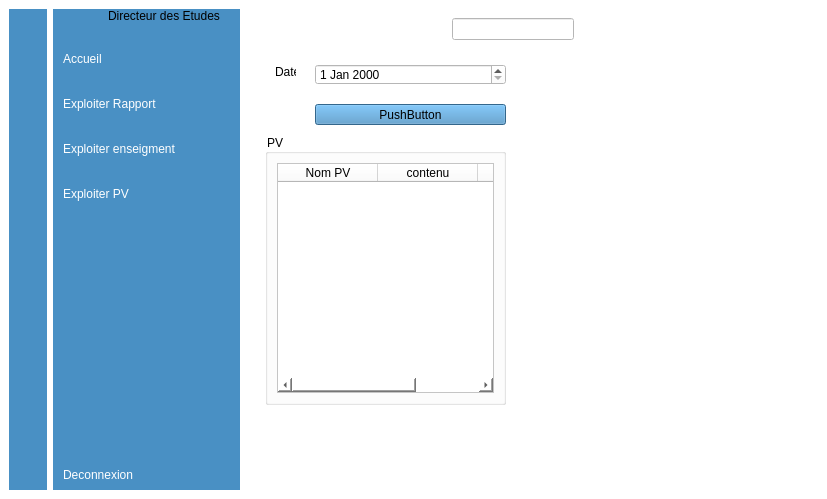
<?xml version="1.0" encoding="UTF-8"?>
<ui version="4.0">
 <class>Form</class>
 <widget class="QWidget" name="Form">
  <property name="geometry">
   <rect>
    <x>0</x>
    <y>0</y>
    <width>827</width>
    <height>499</height>
   </rect>
  </property>
  <property name="windowTitle">
   <string>Form</string>
  </property>
  <property name="styleSheet">
   <string notr="true">background-color: rgb(255, 255, 255);</string>
  </property>
  <widget class="QWidget" name="icon_only_widget" native="true">
   <property name="geometry">
    <rect>
     <x>9</x>
     <y>9</y>
     <width>38</width>
     <height>481</height>
    </rect>
   </property>
   <property name="maximumSize">
    <size>
     <width>60</width>
     <height>16777215</height>
    </size>
   </property>
   <property name="styleSheet">
    <string notr="true">QWidget{
	background-color: rgb(73, 144, 196);
}

QPushButton{
	color:white;
	height: 30px;
	border:none;
	border-radius:10px;
}

QPushButton:checked{
	background-color: #F5FAFE;
	color: #1F95EF;
	font-weight:bold;
}</string>
   </property>
   <layout class="QVBoxLayout" name="verticalLayout_3">
    <property name="spacing">
     <number>15</number>
    </property>
    <property name="leftMargin">
     <number>0</number>
    </property>
    <property name="topMargin">
     <number>0</number>
    </property>
    <property name="rightMargin">
     <number>0</number>
    </property>
    <item>
     <layout class="QVBoxLayout" name="verticalLayout_2">
      <property name="spacing">
       <number>15</number>
      </property>
      <property name="topMargin">
       <number>15</number>
      </property>
      <item>
       <widget class="QPushButton" name="Accueil_1">
        <property name="styleSheet">
         <string notr="true">QPushButton:checked{
	background-color: #F5FAFE;
	color: #1F95EF;
	font-weight:bold;
}</string>
        </property>
        <property name="text">
         <string/>
        </property>
        <property name="icon">
         <iconset>
          <normaloff>../../../EduOps-BackOffice-dev-main/images/page-accueil.png</normaloff>../../../EduOps-BackOffice-dev-main/images/page-accueil.png</iconset>
        </property>
        <property name="checkable">
         <bool>true</bool>
        </property>
        <property name="autoExclusive">
         <bool>true</bool>
        </property>
       </widget>
      </item>
      <item>
       <widget class="QPushButton" name="ExploiterEnseigne_1">
        <property name="styleSheet">
         <string notr="true">text-align:center;</string>
        </property>
        <property name="text">
         <string/>
        </property>
        <property name="icon">
         <iconset>
          <normaloff>../../../EduOps-BackOffice-dev-main/images/cahier-de-texte.png</normaloff>../../../EduOps-BackOffice-dev-main/images/cahier-de-texte.png</iconset>
        </property>
        <property name="checkable">
         <bool>true</bool>
        </property>
        <property name="autoExclusive">
         <bool>true</bool>
        </property>
       </widget>
      </item>
      <item>
       <widget class="QPushButton" name="ExploiterPV_1">
        <property name="styleSheet">
         <string notr="true">text-align:center;
</string>
        </property>
        <property name="text">
         <string/>
        </property>
        <property name="icon">
         <iconset>
          <normaloff>../../../EduOps-BackOffice-dev-main/images/enseignement.png</normaloff>../../../EduOps-BackOffice-dev-main/images/enseignement.png</iconset>
        </property>
        <property name="checkable">
         <bool>true</bool>
        </property>
        <property name="autoExclusive">
         <bool>true</bool>
        </property>
       </widget>
      </item>
      <item>
       <widget class="QPushButton" name="ExploiterRapport_1">
        <property name="styleSheet">
         <string notr="true">text-align:center;</string>
        </property>
        <property name="text">
         <string/>
        </property>
        <property name="icon">
         <iconset>
          <normaloff>../../../SGBD_PROJET/Images/verifier.png</normaloff>../../../SGBD_PROJET/Images/verifier.png</iconset>
        </property>
        <property name="checkable">
         <bool>true</bool>
        </property>
        <property name="autoExclusive">
         <bool>true</bool>
        </property>
       </widget>
      </item>
     </layout>
    </item>
    <item>
     <spacer name="verticalSpacer">
      <property name="orientation">
       <enum>Qt::Vertical</enum>
      </property>
      <property name="sizeHint" stdset="0">
       <size>
        <width>38</width>
        <height>68</height>
       </size>
      </property>
     </spacer>
    </item>
    <item>
     <widget class="QPushButton" name="pushButton_9">
      <property name="styleSheet">
       <string notr="true">text-align:center;
</string>
      </property>
      <property name="text">
       <string/>
      </property>
      <property name="icon">
       <iconset>
        <normaloff>../../../SGBD_PROJET/Images/sortir.png</normaloff>../../../SGBD_PROJET/Images/sortir.png</iconset>
      </property>
      <property name="checkable">
       <bool>true</bool>
      </property>
     </widget>
    </item>
   </layout>
  </widget>
  <widget class="QWidget" name="icon_name_widget" native="true">
   <property name="geometry">
    <rect>
     <x>53</x>
     <y>9</y>
     <width>187</width>
     <height>481</height>
    </rect>
   </property>
   <property name="maximumSize">
    <size>
     <width>200</width>
     <height>16777215</height>
    </size>
   </property>
   <property name="styleSheet">
    <string notr="true">QWidget{
	background-color: rgb(73, 144, 196);
}

QPushButton{
	text-align:left;
	color: white;
	height: 30px;
	border:none;
	font-family: &quot;Comic Sans MS&quot;, cursive, sans-serif; 
	font-size: 12px; 
    padding-left:10px;
	border-top-left-radius:10px;
	border-bottom-left-radius:10px;
}

QPushButton:checked{
	background-color: #F5FAFE;
	color: #1F95EF;
	font-weight:bold;
}</string>
   </property>
   <layout class="QVBoxLayout" name="verticalLayout_4">
    <property name="rightMargin">
     <number>0</number>
    </property>
    <item>
     <layout class="QHBoxLayout" name="horizontalLayout_3">
      <property name="rightMargin">
       <number>20</number>
      </property>
      <item>
       <widget class="QLabel" name="label_2">
        <property name="styleSheet">
         <string notr="true">image: url(:/logo pers.jpeg);</string>
        </property>
        <property name="text">
         <string/>
        </property>
       </widget>
      </item>
      <item>
       <widget class="QLabel" name="label_3">
        <property name="text">
         <string>Directeur des Etudes</string>
        </property>
       </widget>
      </item>
     </layout>
    </item>
    <item>
     <layout class="QVBoxLayout" name="verticalLayout">
      <property name="spacing">
       <number>15</number>
      </property>
      <property name="topMargin">
       <number>15</number>
      </property>
      <item>
       <widget class="QPushButton" name="Accueil_2">
        <property name="text">
         <string>Accueil</string>
        </property>
        <property name="icon">
         <iconset>
          <normaloff>../../../EduOps-BackOffice-dev-main/images/page-accueil.png</normaloff>../../../EduOps-BackOffice-dev-main/images/page-accueil.png</iconset>
        </property>
        <property name="checkable">
         <bool>true</bool>
        </property>
        <property name="autoExclusive">
         <bool>true</bool>
        </property>
       </widget>
      </item>
      <item>
       <widget class="QPushButton" name="ExploiterEnseigne_2">
        <property name="text">
         <string>Exploiter Rapport </string>
        </property>
        <property name="icon">
         <iconset>
          <normaloff>../../../EduOps-BackOffice-dev-main/images/cahier-de-texte.png</normaloff>../../../EduOps-BackOffice-dev-main/images/cahier-de-texte.png</iconset>
        </property>
        <property name="checkable">
         <bool>true</bool>
        </property>
        <property name="autoExclusive">
         <bool>true</bool>
        </property>
       </widget>
      </item>
      <item>
       <widget class="QPushButton" name="ExploiterPV_2">
        <property name="text">
         <string>Exploiter enseigment</string>
        </property>
        <property name="icon">
         <iconset>
          <normaloff>../../../SGBD_PROJET/Images/enseignement.png</normaloff>../../../SGBD_PROJET/Images/enseignement.png</iconset>
        </property>
        <property name="checkable">
         <bool>true</bool>
        </property>
        <property name="autoExclusive">
         <bool>true</bool>
        </property>
       </widget>
      </item>
      <item>
       <widget class="QPushButton" name="ExploiterRapport_2">
        <property name="text">
         <string>Exploiter PV</string>
        </property>
        <property name="icon">
         <iconset>
          <normaloff>../../../SGBD_PROJET/Images/verifier.png</normaloff>../../../SGBD_PROJET/Images/verifier.png</iconset>
        </property>
        <property name="checkable">
         <bool>true</bool>
        </property>
        <property name="autoExclusive">
         <bool>true</bool>
        </property>
       </widget>
      </item>
     </layout>
    </item>
    <item>
     <spacer name="verticalSpacer_2">
      <property name="orientation">
       <enum>Qt::Vertical</enum>
      </property>
      <property name="sizeHint" stdset="0">
       <size>
        <width>18</width>
        <height>6</height>
       </size>
      </property>
     </spacer>
    </item>
    <item>
     <widget class="QPushButton" name="pushButton_25">
      <property name="text">
       <string>Deconnexion</string>
      </property>
      <property name="icon">
       <iconset>
        <normaloff>../../../SGBD_PROJET/Images/sortir.png</normaloff>../../../SGBD_PROJET/Images/sortir.png</iconset>
      </property>
      <property name="checkable">
       <bool>true</bool>
      </property>
     </widget>
    </item>
   </layout>
  </widget>
  <widget class="QWidget" name="main_menu" native="true">
   <property name="geometry">
    <rect>
     <x>246</x>
     <y>9</y>
     <width>572</width>
     <height>481</height>
    </rect>
   </property>
   <layout class="QVBoxLayout" name="verticalLayout_5">
    <item>
     <widget class="QWidget" name="header" native="true">
      <property name="maximumSize">
       <size>
        <width>16777215</width>
        <height>16777215</height>
       </size>
      </property>
      <layout class="QHBoxLayout" name="horizontalLayout_5">
       <item>
        <widget class="QPushButton" name="menu">
         <property name="styleSheet">
          <string notr="true">border: none;
</string>
         </property>
         <property name="text">
          <string/>
         </property>
         <property name="icon">
          <iconset>
           <normaloff>../../../EduOps-BackOffice-dev-main/images/barre-de-menu.png</normaloff>../../../EduOps-BackOffice-dev-main/images/barre-de-menu.png</iconset>
         </property>
         <property name="iconSize">
          <size>
           <width>30</width>
           <height>30</height>
          </size>
         </property>
         <property name="checkable">
          <bool>true</bool>
         </property>
        </widget>
       </item>
       <item>
        <spacer name="horizontalSpacer">
         <property name="orientation">
          <enum>Qt::Horizontal</enum>
         </property>
         <property name="sizeHint" stdset="0">
          <size>
           <width>138</width>
           <height>20</height>
          </size>
         </property>
        </spacer>
       </item>
       <item>
        <layout class="QHBoxLayout" name="horizontalLayout_4">
         <item>
          <widget class="QLineEdit" name="lineEdit"/>
         </item>
         <item>
          <widget class="QPushButton" name="pushButton_29">
           <property name="styleSheet">
            <string notr="true">	border:none;

</string>
           </property>
           <property name="text">
            <string/>
           </property>
           <property name="icon">
            <iconset>
             <normaloff>Images/loupe.png</normaloff>Images/loupe.png</iconset>
           </property>
           <property name="iconSize">
            <size>
             <width>20</width>
             <height>20</height>
            </size>
           </property>
          </widget>
         </item>
        </layout>
       </item>
       <item>
        <spacer name="horizontalSpacer_2">
         <property name="orientation">
          <enum>Qt::Horizontal</enum>
         </property>
         <property name="sizeHint" stdset="0">
          <size>
           <width>137</width>
           <height>20</height>
          </size>
         </property>
        </spacer>
       </item>
       <item>
        <widget class="QPushButton" name="pushButton_30">
         <property name="styleSheet">
          <string notr="true">border: none;

</string>
         </property>
         <property name="text">
          <string/>
         </property>
         <property name="icon">
          <iconset>
           <normaloff>../../../EduOps-BackOffice-dev-main/images/profil.png</normaloff>../../../EduOps-BackOffice-dev-main/images/profil.png</iconset>
         </property>
         <property name="iconSize">
          <size>
           <width>30</width>
           <height>20</height>
          </size>
         </property>
        </widget>
       </item>
      </layout>
     </widget>
    </item>
    <item>
     <widget class="QStackedWidget" name="stackedWidget">
      <property name="styleSheet">
       <string notr="true">background-color: rgb(255, 255, 255);</string>
      </property>
      <property name="currentIndex">
       <number>2</number>
      </property>
      <widget class="QWidget" name="Accueil">
       <widget class="QLabel" name="label_4">
        <property name="geometry">
         <rect>
          <x>30</x>
          <y>20</y>
          <width>361</width>
          <height>41</height>
         </rect>
        </property>
        <property name="font">
         <font>
          <family>MS Gothic</family>
          <pointsize>20</pointsize>
          <italic>true</italic>
          <bold>true</bold>
         </font>
        </property>
        <property name="text">
         <string>Bienvenue dans la page d accueil</string>
        </property>
       </widget>
      </widget>
      <widget class="QWidget" name="ExploiterRapport">
       <widget class="QWidget" name="widget" native="true">
        <property name="geometry">
         <rect>
          <x>10</x>
          <y>-30</y>
          <width>471</width>
          <height>411</height>
         </rect>
        </property>
        <widget class="QPushButton" name="pushButton">
         <property name="geometry">
          <rect>
           <x>20</x>
           <y>90</y>
           <width>351</width>
           <height>20</height>
          </rect>
         </property>
         <property name="styleSheet">
          <string notr="true">background-color: rgb(73, 144, 196);

</string>
         </property>
         <property name="text">
          <string>Valider</string>
         </property>
        </widget>
        <widget class="QGroupBox" name="groupBox">
         <property name="geometry">
          <rect>
           <x>30</x>
           <y>110</y>
           <width>241</width>
           <height>261</height>
          </rect>
         </property>
         <property name="title">
          <string>Rapport</string>
         </property>
         <layout class="QGridLayout" name="gridLayout">
          <item row="0" column="0">
           <widget class="QTableWidget" name="tableWidget">
            <column>
             <property name="text">
              <string>Nom Rapport</string>
             </property>
            </column>
            <column>
             <property name="text">
              <string>Date Rapport</string>
             </property>
            </column>
            <column>
             <property name="text">
              <string>Contenu</string>
             </property>
            </column>
           </widget>
          </item>
         </layout>
        </widget>
        <widget class="QWidget" name="layoutWidget">
         <property name="geometry">
          <rect>
           <x>20</x>
           <y>30</y>
           <width>291</width>
           <height>31</height>
          </rect>
         </property>
         <layout class="QHBoxLayout" name="horizontalLayout_2">
          <item>
           <widget class="QLabel" name="label_7">
            <property name="text">
             <string> la date du rapport</string>
            </property>
           </widget>
          </item>
          <item>
           <widget class="QDateEdit" name="dateEdit">
            <property name="styleSheet">
             <string notr="true">QDateEdit {
    border: none;
    margin: 0;
    border-bottom: 1px solid black; /* Couleur de la ligne */
}</string>
            </property>
           </widget>
          </item>
         </layout>
        </widget>
       </widget>
      </widget>
      <widget class="QWidget" name="ExploiterEnseigne">
       <widget class="QWidget" name="widget_2" native="true">
        <property name="geometry">
         <rect>
          <x>19</x>
          <y>9</y>
          <width>521</width>
          <height>421</height>
         </rect>
        </property>
        <widget class="QWidget" name="widget_3" native="true">
         <property name="geometry">
          <rect>
           <x>-20</x>
           <y>-40</y>
           <width>481</width>
           <height>391</height>
          </rect>
         </property>
         <widget class="QLabel" name="label_5">
          <property name="geometry">
           <rect>
            <x>40</x>
            <y>40</y>
            <width>37</width>
            <height>12</height>
           </rect>
          </property>
          <property name="text">
           <string/>
          </property>
         </widget>
         <widget class="QGroupBox" name="groupBox_2">
          <property name="geometry">
           <rect>
            <x>20</x>
            <y>110</y>
            <width>241</width>
            <height>271</height>
           </rect>
          </property>
          <property name="title">
           <string>PV</string>
          </property>
          <layout class="QGridLayout" name="gridLayout_2">
           <item row="0" column="0">
            <widget class="QTableWidget" name="tableWidget_2">
             <column>
              <property name="text">
               <string>Nom PV</string>
              </property>
             </column>
             <column>
              <property name="text">
               <string>contenu</string>
              </property>
             </column>
             <column>
              <property name="text">
               <string>Date PV</string>
              </property>
             </column>
            </widget>
           </item>
          </layout>
         </widget>
         <widget class="QDateEdit" name="dateEdit_2">
          <property name="geometry">
           <rect>
            <x>70</x>
            <y>40</y>
            <width>191</width>
            <height>21</height>
           </rect>
          </property>
         </widget>
         <widget class="QLabel" name="label">
          <property name="geometry">
           <rect>
            <x>30</x>
            <y>40</y>
            <width>21</width>
            <height>16</height>
           </rect>
          </property>
          <property name="text">
           <string>Date</string>
          </property>
         </widget>
         <widget class="QPushButton" name="pushButton_3">
          <property name="geometry">
           <rect>
            <x>70</x>
            <y>80</y>
            <width>191</width>
            <height>21</height>
           </rect>
          </property>
          <property name="styleSheet">
           <string notr="true">background-color: rgb(73, 144, 196);
</string>
          </property>
          <property name="text">
           <string>PushButton</string>
          </property>
         </widget>
        </widget>
       </widget>
      </widget>
      <widget class="QWidget" name="ExploiterPV">
       <widget class="QWidget" name="widget_4" native="true">
        <property name="geometry">
         <rect>
          <x>10</x>
          <y>0</y>
          <width>531</width>
          <height>351</height>
         </rect>
        </property>
        <widget class="QLabel" name="label_6">
         <property name="geometry">
          <rect>
           <x>30</x>
           <y>40</y>
           <width>71</width>
           <height>21</height>
          </rect>
         </property>
         <property name="text">
          <string>DATE</string>
         </property>
        </widget>
        <widget class="QLineEdit" name="lineEdit_2">
         <property name="geometry">
          <rect>
           <x>60</x>
           <y>40</y>
           <width>113</width>
           <height>20</height>
          </rect>
         </property>
        </widget>
        <widget class="QPushButton" name="pushButton_2">
         <property name="geometry">
          <rect>
           <x>30</x>
           <y>90</y>
           <width>351</width>
           <height>20</height>
          </rect>
         </property>
         <property name="styleSheet">
          <string notr="true">background-color: rgb(73, 144, 196);</string>
         </property>
         <property name="text">
          <string>PushButton</string>
         </property>
        </widget>
        <widget class="QGroupBox" name="groupBox_3">
         <property name="geometry">
          <rect>
           <x>30</x>
           <y>110</y>
           <width>274</width>
           <height>225</height>
          </rect>
         </property>
         <property name="title">
          <string>PV</string>
         </property>
         <layout class="QHBoxLayout" name="horizontalLayout">
          <item>
           <widget class="QTableWidget" name="tableWidget_3"/>
          </item>
         </layout>
        </widget>
       </widget>
      </widget>
     </widget>
    </item>
   </layout>
  </widget>
 </widget>
 <resources/>
 <connections>
  <connection>
   <sender>menu</sender>
   <signal>toggled(bool)</signal>
   <receiver>icon_only_widget</receiver>
   <slot>setHidden(bool)</slot>
   <hints>
    <hint type="sourcelabel">
     <x>271</x>
     <y>53</y>
    </hint>
    <hint type="destinationlabel">
     <x>9</x>
     <y>452</y>
    </hint>
   </hints>
  </connection>
  <connection>
   <sender>menu</sender>
   <signal>toggled(bool)</signal>
   <receiver>icon_name_widget</receiver>
   <slot>setVisible(bool)</slot>
   <hints>
    <hint type="sourcelabel">
     <x>284</x>
     <y>39</y>
    </hint>
    <hint type="destinationlabel">
     <x>216</x>
     <y>311</y>
    </hint>
   </hints>
  </connection>
  <connection>
   <sender>pushButton_9</sender>
   <signal>toggled(bool)</signal>
   <receiver>Form</receiver>
   <slot>close()</slot>
   <hints>
    <hint type="sourcelabel">
     <x>14</x>
     <y>457</y>
    </hint>
    <hint type="destinationlabel">
     <x>24</x>
     <y>502</y>
    </hint>
   </hints>
  </connection>
  <connection>
   <sender>pushButton_25</sender>
   <signal>toggled(bool)</signal>
   <receiver>Form</receiver>
   <slot>close()</slot>
   <hints>
    <hint type="sourcelabel">
     <x>136</x>
     <y>470</y>
    </hint>
    <hint type="destinationlabel">
     <x>136</x>
     <y>515</y>
    </hint>
   </hints>
  </connection>
  <connection>
   <sender>Accueil_1</sender>
   <signal>toggled(bool)</signal>
   <receiver>Accueil_2</receiver>
   <slot>setChecked(bool)</slot>
   <hints>
    <hint type="sourcelabel">
     <x>37</x>
     <y>61</y>
    </hint>
    <hint type="destinationlabel">
     <x>84</x>
     <y>63</y>
    </hint>
   </hints>
  </connection>
  <connection>
   <sender>Accueil_2</sender>
   <signal>toggled(bool)</signal>
   <receiver>Accueil_1</receiver>
   <slot>setChecked(bool)</slot>
   <hints>
    <hint type="sourcelabel">
     <x>72</x>
     <y>57</y>
    </hint>
    <hint type="destinationlabel">
     <x>30</x>
     <y>56</y>
    </hint>
   </hints>
  </connection>
  <connection>
   <sender>ExploiterEnseigne_1</sender>
   <signal>toggled(bool)</signal>
   <receiver>ExploiterEnseigne_2</receiver>
   <slot>setChecked(bool)</slot>
   <hints>
    <hint type="sourcelabel">
     <x>23</x>
     <y>100</y>
    </hint>
    <hint type="destinationlabel">
     <x>82</x>
     <y>102</y>
    </hint>
   </hints>
  </connection>
  <connection>
   <sender>ExploiterEnseigne_2</sender>
   <signal>toggled(bool)</signal>
   <receiver>ExploiterEnseigne_1</receiver>
   <slot>setChecked(bool)</slot>
   <hints>
    <hint type="sourcelabel">
     <x>78</x>
     <y>115</y>
    </hint>
    <hint type="destinationlabel">
     <x>22</x>
     <y>115</y>
    </hint>
   </hints>
  </connection>
  <connection>
   <sender>ExploiterPV_1</sender>
   <signal>toggled(bool)</signal>
   <receiver>ExploiterPV_2</receiver>
   <slot>setChecked(bool)</slot>
   <hints>
    <hint type="sourcelabel">
     <x>27</x>
     <y>141</y>
    </hint>
    <hint type="destinationlabel">
     <x>73</x>
     <y>150</y>
    </hint>
   </hints>
  </connection>
  <connection>
   <sender>ExploiterPV_2</sender>
   <signal>toggled(bool)</signal>
   <receiver>ExploiterPV_1</receiver>
   <slot>setChecked(bool)</slot>
   <hints>
    <hint type="sourcelabel">
     <x>68</x>
     <y>154</y>
    </hint>
    <hint type="destinationlabel">
     <x>29</x>
     <y>160</y>
    </hint>
   </hints>
  </connection>
  <connection>
   <sender>ExploiterRapport_1</sender>
   <signal>toggled(bool)</signal>
   <receiver>ExploiterRapport_2</receiver>
   <slot>setChecked(bool)</slot>
   <hints>
    <hint type="sourcelabel">
     <x>25</x>
     <y>191</y>
    </hint>
    <hint type="destinationlabel">
     <x>65</x>
     <y>192</y>
    </hint>
   </hints>
  </connection>
  <connection>
   <sender>ExploiterRapport_2</sender>
   <signal>toggled(bool)</signal>
   <receiver>ExploiterRapport_1</receiver>
   <slot>setChecked(bool)</slot>
   <hints>
    <hint type="sourcelabel">
     <x>66</x>
     <y>205</y>
    </hint>
    <hint type="destinationlabel">
     <x>21</x>
     <y>200</y>
    </hint>
   </hints>
  </connection>
 </connections>
</ui>
